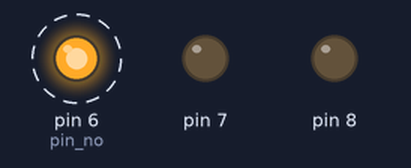
Bench run of a sketch on a simulated Arduino Uno, built with avr-gcc and run on an emulated ATmega328P. Shown: output pins drawn as LEDs (lit = HIGH). Dashed ring = blinking.

Above: at 0.2 s.
Timing chart, 0 to 3.0 s (numbered marks = the images above):
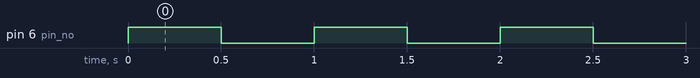

Measured:
- by itself, pin 6 (pin_no): alternates HIGH for 0.50 s and LOW for 0.50 s

The sketch:

Else_example.ino
```cpp
int temperature = 40;
void setup() {
  // put your setup code here, to run once:
  pinMode(6, OUTPUT);//pin no. 6 will act as output here
  pinMode(7, OUTPUT);
  pinMode(8, OUTPUT);


}

void loop() {
  // put your main code here, to run repeatedly:
  if(temperature < 50 && temperature > 10)
  {
    digitalWrite(6, HIGH);//pin no.6 will have high voltage
    delay(500);
    digitalWrite(6, LOW);
    delay(500);
  }

  else if(temperature > 50 && temperature < 70)
  {
    digitalWrite(7, HIGH);
    delay(500);
    digitalWrite(7, LOW);
    delay(500);
  }

  else
  {
    digitalWrite(8, HIGH);
    delay(500);
    digitalWrite(8, LOW);
    delay(500);
  }

}
```
